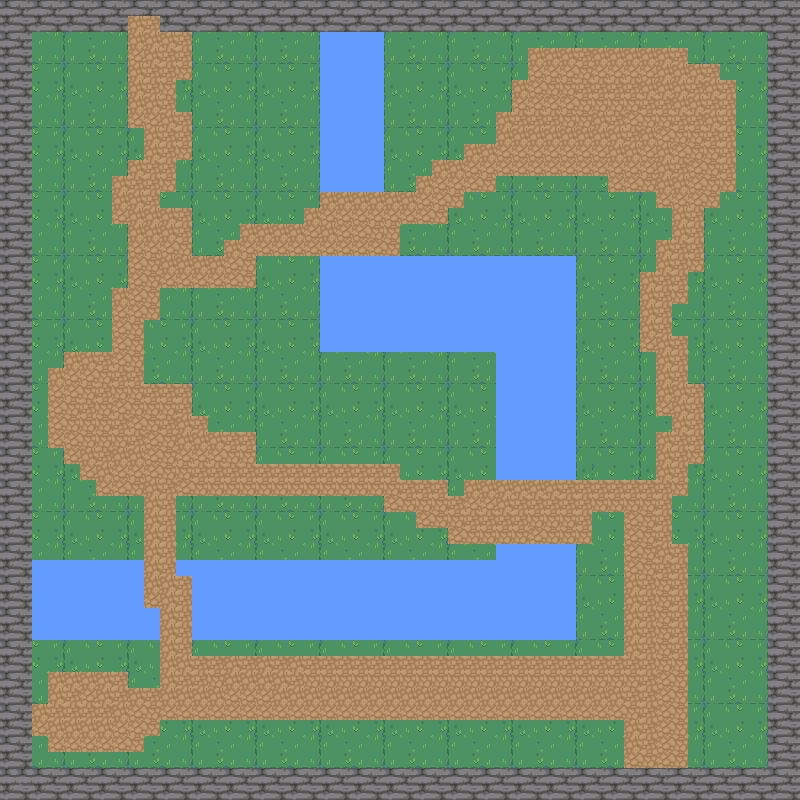

This is a level from a 2D game, rendered from its Tiled map with the project's own tilesets. A one-line summary and the map file follow, with tile-layer data summarised:
An orthogonal 50x50 tile map with 16x16 px tiles, 4 tile layers (background, walls, water, path) and 11 objects (9x collision, players, collsion).

<map version="1.8" tiledversion="1.8.5" orientation="orthogonal" renderorder="right-down" width="50" height="50" tilewidth="16" tileheight="16" infinite="0" nextlayerid="6" nextobjectid="16">
 <tileset firstgid="1" source="nature.tsx" />
 <layer id="1" name="background" width="50" height="50">
  <data>[2500 cells, 2500 non-empty, 16 distinct tile ids]</data>
 </layer>
 <objectgroup id="5" name="Object">
  <object id="1" name="players" x="142" y="414">
   <point />
  </object>
  <object id="2" name="a" type="collision" x="320.667" y="30.6667" width="62.6667" height="160" />
  <object id="4" name="b" type="collision" x="321.333" y="254.667" width="253.333" height="98.6667" />
  <object id="5" name="c" type="collsion" x="496" y="352" width="80" height="125.333" />
  <object id="6" name="d" type="collision" x="497.333" y="543.333" width="78.6667" height="96" />
  <object id="8" type="collision" x="193" y="560" width="286" height="79" />
  <object id="9" type="collision" x="32" y="559" width="112" height="79" />
  <object id="10" type="collision" x="2" y="-2" width="30" height="802" />
  <object id="13" type="collision" x="36" y="766" width="766" height="36" />
  <object id="14" type="collision" x="764" y="2" width="34" height="758" />
  <object id="15" type="collision" x="42" y="-4" width="718" height="32" />
 </objectgroup>
 <layer id="2" name="walls" width="50" height="50">
  <data>[2500 cells, 384 non-empty, 4 distinct tile ids]</data>
 </layer>
 <layer id="3" name="water" width="50" height="50">
  <data>[2500 cells, 387 non-empty, 4 distinct tile ids]</data>
 </layer>
 <layer id="4" name="path" width="50" height="50">
  <data>[2500 cells, 686 non-empty, 4 distinct tile ids]</data>
 </layer>
</map>
